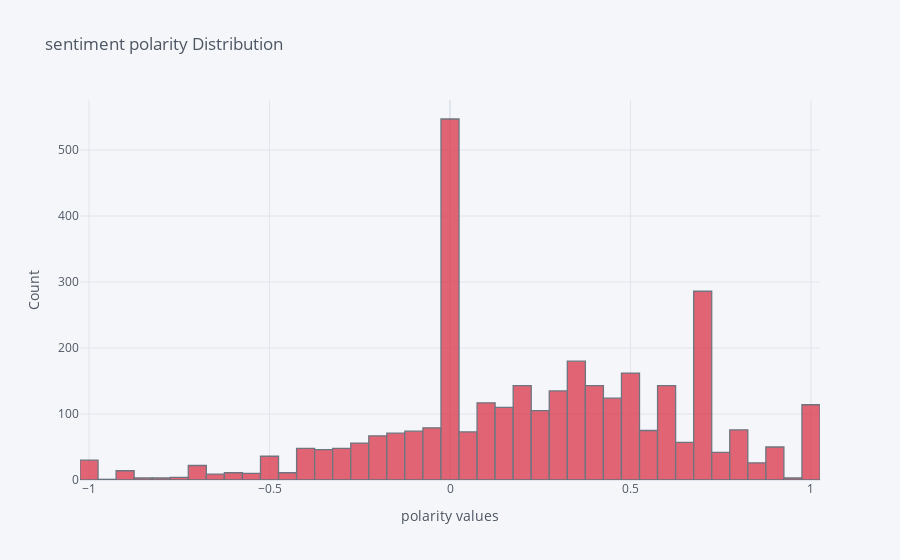

This figure's notebook cell:
### Code cell
df2["polarity"].iplot(kind="hist",xTitle="polarity values",yTitle="Count",title="sentiment polarity Distribution",color="red")

### Figure 1 — Plotly figure (JSON) as saved in the notebook; plotly's stock layout.template omitted (floating-point values rounded to 4 significant figures; data arrays with more than 128 entries replaced by an {"elided": "..."} marker saying what was removed)
{"data": [{"histfunc": "count", "histnorm": "", "marker": {"color": "rgba(219, 64, 82, 1.0)", "line": {"color": "#4D5663", "width": 1.3}}, "name": "polarity", "opacity": 0.8, "orientation": "v", "type": "histogram", "x": {"elided": "3354 float values"}}], "layout": {"barmode": "overlay", "legend": {"bgcolor": "#F5F6F9", "font": {"color": "#4D5663"}}, "paper_bgcolor": "#F5F6F9", "plot_bgcolor": "#F5F6F9", "title": {"font": {"color": "#4D5663"}, "text": "sentiment polarity Distribution"}, "xaxis": {"gridcolor": "#E1E5ED", "showgrid": true, "tickfont": {"color": "#4D5663"}, "title": {"font": {"color": "#4D5663"}, "text": "polarity values"}, "zerolinecolor": "#E1E5ED"}, "yaxis": {"gridcolor": "#E1E5ED", "showgrid": true, "tickfont": {"color": "#4D5663"}, "title": {"font": {"color": "#4D5663"}, "text": "Count"}, "zerolinecolor": "#E1E5ED"}}}
